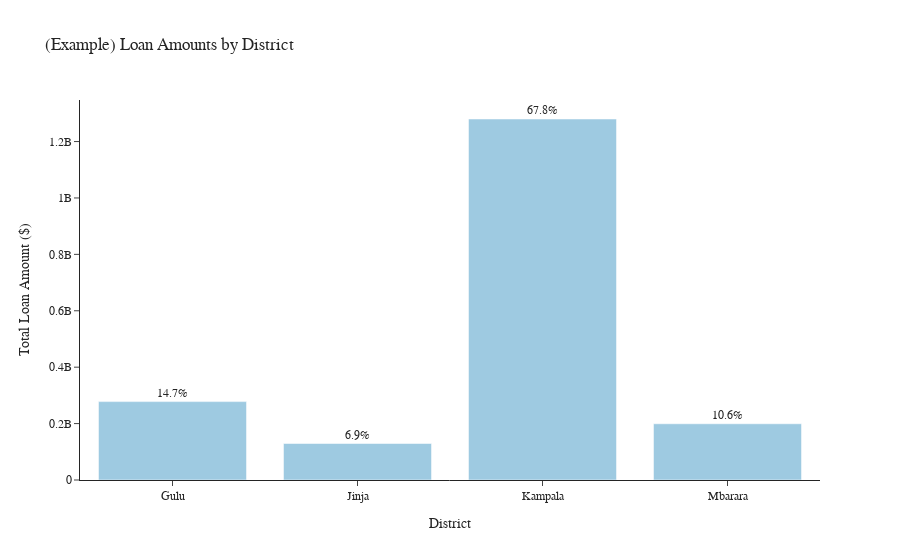

Notebook cell for this chart:
### Markdown cell above
<div style="background-color: #eaecee; padding: 10px; font-family: 'Avenir'; font-size: 12pt">

### Portfolio breakdown

First, we look at the loan amount per region/district and per business sector (and sub-sector).

</div>

### Code cell
# Aggregate loan amounts by region
region_loan_totals = portfolio.groupby("District")["Loan Amount"].sum().reset_index()

fig_region = px.bar(region_loan_totals, 
                    x="District", y="Loan Amount", 
                    title="(Example) Loan Amounts by District",
                    labels={
                        "District": "District", 
                        "Loan Amount": "Total Loan Amount ($)"
                    },
                    color_discrete_sequence=["#636EFA"]
                   )  # Set bar color

# Calculate percentage of each region's loan amount
region_loan_totals['percentage'] = region_loan_totals['Loan Amount'] / region_loan_totals['Loan Amount'].sum()
# Format percentage as string with one decimal place
region_loan_totals['percentage_str'] = region_loan_totals['percentage'].apply(lambda x: f'{x:.1%}')
# Add percentage annotations to each bar
fig_region.update_traces(text=region_loan_totals['percentage_str'], textposition='outside',
                         marker_color='rgb(158,202,225)', textfont_size=12)
fig_region.update_layout(template='simple_white', font_family='Josefin Sans')

fig_region.show()

### Figure 1 — Plotly figure (JSON) as saved in the notebook; plotly's stock layout.template omitted (floating-point values rounded to 4 significant figures)
{"data": [{"alignmentgroup": "True", "hovertemplate": "District=%{x}<br>Total Loan Amount ($)=%{y}<extra></extra>", "legendgroup": "", "marker": {"color": "rgb(158,202,225)", "pattern": {"shape": ""}}, "name": "", "offsetgroup": "", "orientation": "v", "showlegend": false, "text": ["14.7%", "6.9%", "67.8%", "10.6%"], "textfont": {"size": 12}, "textposition": "outside", "type": "bar", "x": ["Gulu", "Jinja", "Kampala", "Mbarara"], "xaxis": "x", "y": [277910000, 129415000, 1279942500, 199335000], "yaxis": "y"}], "layout": {"barmode": "relative", "font": {"family": "Josefin Sans"}, "legend": {"tracegroupgap": 0}, "title": {"text": "(Example) Loan Amounts by District"}, "xaxis": {"anchor": "y", "domain": [0, 1], "title": {"text": "District"}}, "yaxis": {"anchor": "x", "domain": [0, 1], "title": {"text": "Total Loan Amount ($)"}}}}
